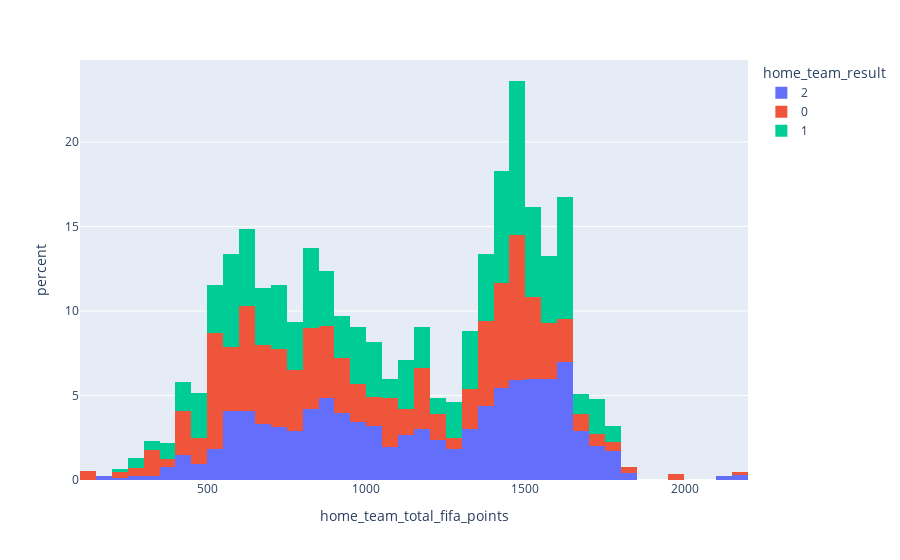

Here is the notebook cell this chart was saved with:
### Code cell
# home_team_total_fifa_points
fig = px.histogram(train, x='home_team_total_fifa_points', 
                    color='home_team_result',
                    histnorm='percent')
fig.show()

### Figure 1 — Plotly figure (JSON) as saved in the notebook; plotly's stock layout.template omitted (floating-point values rounded to 4 significant figures; data arrays with more than 128 entries replaced by an {"elided": "..."} marker saying what was removed)
{"data": [{"alignmentgroup": "True", "bingroup": "x", "histnorm": "percent", "hovertemplate": "home_team_result=2<br>home_team_total_fifa_points=%{x}<br>percent=%{y}<extra></extra>", "legendgroup": "2", "marker": {"color": "#636efa", "pattern": {"shape": ""}}, "name": "2", "offsetgroup": "2", "orientation": "v", "showlegend": true, "type": "histogram", "x": {"elided": "933 int values"}, "xaxis": "x", "yaxis": "y"}, {"alignmentgroup": "True", "bingroup": "x", "histnorm": "percent", "hovertemplate": "home_team_result=0<br>home_team_total_fifa_points=%{x}<br>percent=%{y}<extra></extra>", "legendgroup": "0", "marker": {"color": "#EF553B", "pattern": {"shape": ""}}, "name": "0", "offsetgroup": "0", "orientation": "v", "showlegend": true, "type": "histogram", "x": {"elided": "581 int values"}, "xaxis": "x", "yaxis": "y"}, {"alignmentgroup": "True", "bingroup": "x", "histnorm": "percent", "hovertemplate": "home_team_result=1<br>home_team_total_fifa_points=%{x}<br>percent=%{y}<extra></extra>", "legendgroup": "1", "marker": {"color": "#00cc96", "pattern": {"shape": ""}}, "name": "1", "offsetgroup": "1", "orientation": "v", "showlegend": true, "type": "histogram", "x": {"elided": "527 int values"}, "xaxis": "x", "yaxis": "y"}], "layout": {"barmode": "relative", "legend": {"title": {"text": "home_team_result"}, "tracegroupgap": 0}, "margin": {"t": 60}, "xaxis": {"anchor": "y", "domain": [0, 1], "title": {"text": "home_team_total_fifa_points"}}, "yaxis": {"anchor": "x", "domain": [0, 1], "title": {"text": "percent"}}}}
